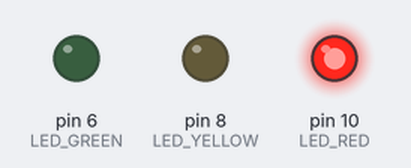
The sketch below on a simulated Arduino Mega 2560, built with avr-gcc and run on an emulated ATmega2560. On the bench: output pins drawn as LEDs (lit = HIGH).

Above: at 1.5 s.
At 4.5 s:
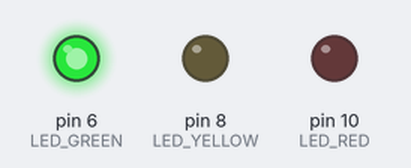
At 6.5 s:
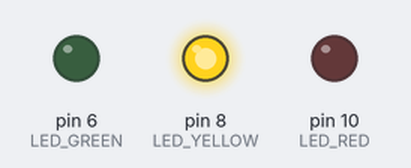
Timing chart, 0 to 9.1 s (numbered marks = the images above):
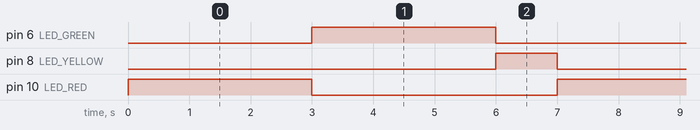

Measured:
- by itself, pin 6 (LED_GREEN), pin 10 (LED_RED): alternates HIGH for 3.0 s and LOW for 4.0 s
- by itself, pin 8 (LED_YELLOW): alternates HIGH for 1.0 s and LOW for 6.0 s
- by itself, everything shown: repeats every 7.0 s, in 3 steps

The sketch:

3_LEDs.ino
```cpp
#define LED_RED 10
#define LED_YELLOW 8
#define LED_GREEN 6
#define BUTTON_PIN 32

void setup() {
//  Serial.begin(9600);
//  Serial.println("Activate blinker");
  pinMode(6,OUTPUT);
  pinMode(8,OUTPUT);
  pinMode(10,OUTPUT);
}

void loop() {
  digitalWrite(LED_RED,HIGH);
  digitalWrite(LED_YELLOW,LOW);
  digitalWrite(LED_GREEN,LOW);
  delay(3000);
  digitalWrite(LED_RED,LOW);
  digitalWrite(LED_GREEN,HIGH);
  digitalWrite(LED_YELLOW,LOW);
  delay(3000);
  digitalWrite(LED_RED,LOW);
  digitalWrite(LED_YELLOW,HIGH);
  digitalWrite(LED_GREEN,LOW);
  delay(1000);
}
```
